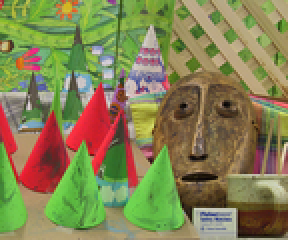
#> input picture images/left.png, 144 x 120 px, shrunk from 450 x 375 before the run (shown 2 times larger)
$ jupyter execute Demo.ipynb
#> lines starting #> are read from the running program, lines starting #| are printed output that depends on the picture
[cell 1]
import numpy as np
import cv2 as cv
from matplotlib import pyplot as plt

[cell 2]
root_image = "images/"

## Number Disparties
The number of disparity parameter indicates how many pixels will
be matched from the right image for pixels in the range of [𝑥𝑟 +
𝑚𝑖𝑛_𝐷𝑖𝑠𝑝𝑎𝑟𝑖𝑡𝑦, 𝑥𝑟 + 𝑚𝑖𝑛_𝐷𝑖𝑠𝑝𝑎𝑟𝑖𝑡𝑦 + 𝑛𝑢𝑚𝑏𝑒𝑟_𝐷𝑖𝑠𝑝𝑎𝑟𝑖𝑡𝑦] where
min_Disparity is a value of the minimum disparity in the disparity
map, by default, this parameter is set to 16 to ensure a good quality. That is, the number of
disparity parameter is the range from minimum disparity to the
maximum disparity.
## Block Size
The Block size parameter indicates the size of the window size
for each block in the block matching algorithm, the size of the
block will affect the calculation performance while a lower value
means the smaller blocks will be matching in each iteration which
leads to a large number of calculations.In contrast, the larger size
of blocks the smoother of the disparity map generated.

[cell 3]
imgL = cv.imread(root_image+'left.png',0)
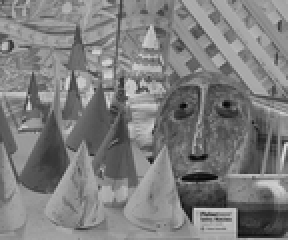
#> imgL: shape (120, 144) (shown 2 times larger); min 3, max 223, mean 125
imgR = cv.imread(root_image+'right.png',0)
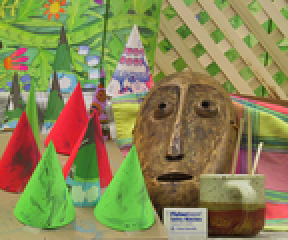
#> input picture images/right.png, 144 x 120 px, shrunk from 450 x 375 before the run (shown 2 times larger)
#> imgR: shape (120, 144); min 5, max 236, mean 128.4
stereo = cv.StereoBM_create(numDisparities=64, blockSize=15)
disparity = stereo.compute(imgL,imgR)
plt.subplot(121)
plt.imshow(imgL,'gray')
plt.subplot(122)
plt.imshow(imgR,'gray')
plt.show()
plt.imshow(disparity,'gray')
plt.show()

# Create Color Palette
Generate multiple levels of color indicating every level of depth.

[cell 4]
# hexColors = ['#ff603b', '#f97750', '#f18b65', '#e79e7a', '#dbaf8f', '#cbc0a5', '#b7d0bb', '#9de0d1', '#75f0e8', '#00ffff']
hexColors = ['#FD5151', '#FBDE60', '#A3DEAE', '#39B4C8', '#2B5FC1']
hexColors.reverse()

[cell 5]
def hex2RGB(hexc):
    h = hexc.lstrip('#')
    return [int(h[i:i+2], 16) for i in (0, 2, 4)]

[cell 6]
# Colors = [[88,95,244],[226,158,0],[255,102,0],[219,4,15],[0,0,0]]
Colors = [hex2RGB(i) for i in hexColors]
p = np.array(list(map(lambda x: [x], Colors)))
plt.imshow(p.reshape((p.shape[1],p.shape[0],3)))
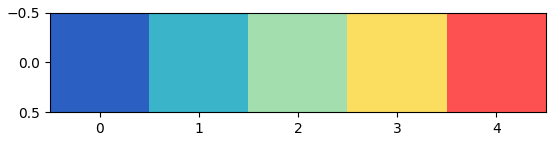
#> figure drawn by matplotlib, 1 panel

# The Two Different Algorithms

### Block Matching
Block-matching algorithm is a motion estimation method that creates a grid of blocks by dividing the image into equally sized blocks
and compares the differences/errors for each block from the left
view corresponding to blocks in the right view.

[cell 7]
def genDepthBM(imgL,imgR,number_disparities=64, block_size=15):
    stereo = cv.StereoBM_create(numDisparities=number_disparities, blockSize=block_size)
    disparity = stereo.compute(imgL,imgR)
    mind = np.min(disparity)
    maxd = np.max(disparity)
    disparity = disparity+abs(mind)
    disparity = disparity / (maxd+abs(mind))
    return disparity

### Semi-Global Block Matching
Semi-Global Block Matching algorithm is to perform line optimisation along multiple directions and computing an aggregated cost by summing the costs to reach pixel with disparity from each direction.

[cell 8]
def genDepthSGBM(imgL,imgR,number_disparities=64, block_size=15):
    stereo = cv.StereoSGBM_create(numDisparities=number_disparities, blockSize=block_size)
    disparity = stereo.compute(imgL,imgR)
    mind = np.min(disparity)
    maxd = np.max(disparity)
    disparity = disparity+abs(mind)
    disparity = disparity / (maxd+abs(mind))
    return disparity

# Generate Color Map
Classify different levels of depth from the depth map that generated from two algorithms, then calculate the approximate value in that interval,indicating by different colors.

[cell 9]
def genColor(pixel,nmin,nmax,colorP):
    steps = len(colorP)
    pos = pixel/nmax
    return np.array(colorP[int(steps*pos)-1])/255

[cell 10]
def genColorMap(depth,colorPlatte):
    colorMap = np.zeros((depth.shape[0],depth.shape[1],3))
    mind = np.min(depth)
    maxd = np.max(depth)
    for i in range(colorMap.shape[0]):
        for j in range(colorMap.shape[1]):
            colorMap[i,j] = genColor(depth[i,j],mind,maxd,colorPlatte)
    return colorMap

# Demo
All image are stored in the folder "images".

[cell 11]
# left_img = root_image+'left.png'
# right_img = root_image+'left.png'

[cell 12]
left_img = root_image+'swordL.png'
right_img = root_image+'swordR.png'

### Tweaking the value of block size and number of dispisparities here

[cell 13]
blockSize = 15
numberDisp = 32

[cell 14]
imgL = cv.imread(left_img,0)
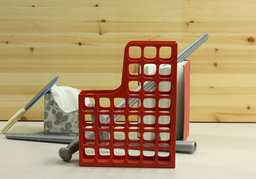
#> input picture images/swordL.png, 256 x 179 px, shrunk from 800 x 560 before the run
#> imgL: shape (179, 256); min 14, max 250, mean 156.1
imgR = cv.imread(right_img,0)
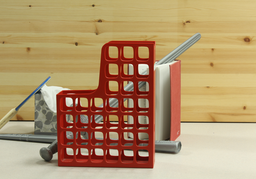
#> input picture images/swordR.png, 256 x 179 px, shrunk from 800 x 560 before the run
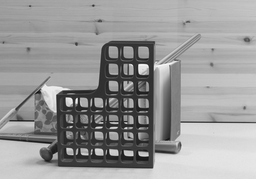
#> imgR: shape (179, 256); min 13, max 252, mean 152.9
depth_bm = genDepthBM(imgL,imgR,number_disparities=numberDisp, block_size=blockSize)
#> in genDepthBM, `disparity = stereo.compute(imgL,imgR)`:
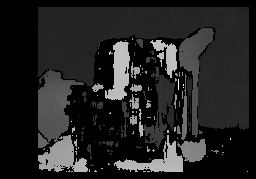
#> disparity: shape (179, 256) int16; min -16, max 496, mean 55; drawn with min black and max white
#> in genDepthBM, `mind = np.min(disparity)`: mind = -16
#> in genDepthBM, `maxd = np.max(disparity)`: maxd = 496
depth_sgbm = genDepthSGBM(imgL,imgR,number_disparities=numberDisp, block_size=blockSize)
#> in genDepthSGBM, `disparity = stereo.compute(imgL,imgR)`:
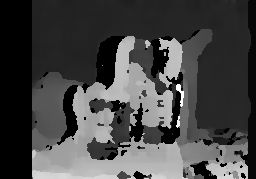
#> disparity: shape (179, 256) int16; min -16, max 496, mean 124.5; drawn with min black and max white
#> in genDepthSGBM, `mind = np.min(disparity)`: mind = -16
#> in genDepthSGBM, `maxd = np.max(disparity)`: maxd = 496

color_depth_bm = genColorMap(depth_bm,Colors)
#> in genColorMap, `mind = np.min(depth)`: mind = 0
#> in genColorMap, `maxd = np.max(depth)`: maxd = 1
#> the loop in genColorMap, `for i in range(colorMap.shape[0]):` made 179 passes
#> after the loop in genColorMap, `for i in range(colorMap.shape[0]):`:
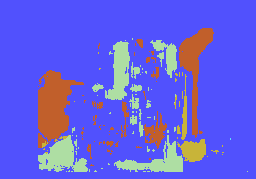
#> colorMap: shape (179, 256, 3) float64; mean of channels 0, 1, 2 0.876, 0.375, 0.395; drawn as B, G, R
color_depth_sgbm = genColorMap(depth_sgbm,Colors)
#> after the loop in genColorMap (call 2), `for i in range(colorMap.shape[0]):`:
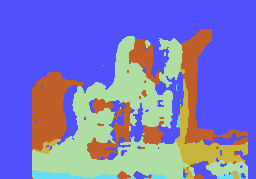
#> colorMap: shape (179, 256, 3) float64; mean of channels 0, 1, 2 0.77, 0.467, 0.477; drawn as B, G, R

[cell 15]
fig , axs = plt.subplots(1,2,figsize=(15,10))
axs[0].imshow(imgL,cmap="gray")
axs[0].set_title('Image Left')
axs[1].imshow(imgR,cmap="gray")
axs[1].set_title('Image Right')
fig.suptitle("Orignal images",fontsize=16, y=.8)
plt.show()
fig , axs = plt.subplots(1,2,figsize=(15,10))
axs[0].imshow(color_depth_bm)
axs[0].set_title('Block Matching')
axs[1].imshow(color_depth_sgbm)
axs[1].set_title('Semi-Global Block Matching')
fig.suptitle("Depth",fontsize=16,y=.8)
plt.show()
